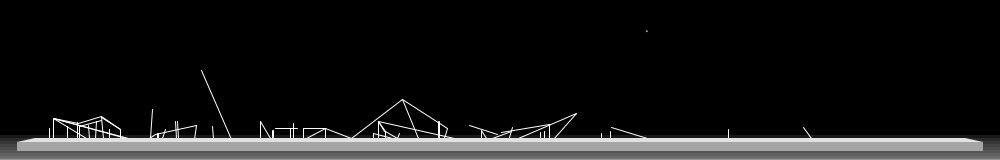
Frame 1 (no input)
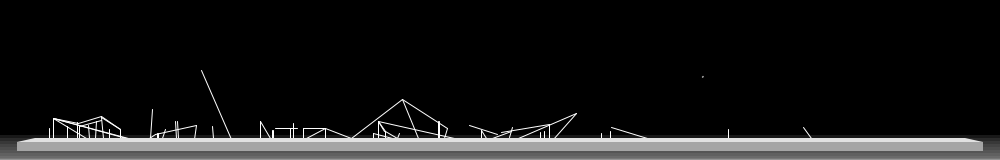
Frame 60 (the mouse pressed at the canvas centre just before this capture)
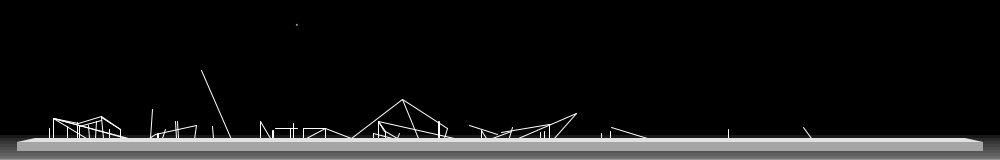
Frame 120 (the mouse held since frame 60 and released just before this capture)

The Processing sketch that drew these frames (run headless with seeded random() and noise(); from frame 60 on, the mouse is pressed at the canvas centre):

// Processing sketch: processing_159730
// ── processing_159730.pde

int a= 60;
int bg=100;
void setup(){
  size(1000,160);
}

void draw(){

  background(0,0,0);
  noStroke();
  smooth();


//2D gradient background
noStroke();
  fill(bg,bg,bg,a);
  quad(0,135,0,160,1000,160,1000,135);

  fill(bg+2,bg+2,bg+2,a);
  quad(0,138,0,160,1000,160,1000,138);

  fill(bg+4,bg+4,bg+4,a);
  quad(0,141,0,160,1000,160,1000,141);

  fill(bg+6,bg+6,bg+6,a);
  quad(0,144,0,160,1000,160,1000,144);

  fill(bg+8,bg+8,bg+8,a);
  quad(0,147,0,160,1000,160,1000,147);

  fill(bg+10,bg+10,bg+10,a);
  quad(0,150,0,160,1000,160,1000,150);

  fill(bg+30,bg+30,bg+30,a);
  quad(0,153,0,160,1000,160,1000,153);

  fill(bg+40,bg+40,bg+40,a);
  quad(0,156,0,160,1000,160,1000,156);

  fill(bg+60,bg+60,bg+60,a);
  quad(0,158,0,160,1000,160,1000,158);

  fill(bg+80,bg+80,bg+80,a);
  quad(0,159,0,160,1000,160,1000,159);
  
  fill(bg+100,bg+100,bg+100,a);
  quad(0,159,0,160,1000,160,1000,159);
  
//  fill(100,a);
//  quad(0,160,0,160,1000,160,1000,160);

noFill();

// 1st group
  stroke(255,255,255);
  strokeWeight(1);
  line(49,128,49,138);
  line(53,118,53,138);
  line(53,118,128,138);
  line(53,118,126,138);
  line(53,118,78,123);
  line(78,123,101,116);
  line(101,116,120,129);
  line(120,129,120,138);
  line(101,117,103,138);
  line(53,118,86,138);
  line(67,126,67,138);
  line(79,126,79,138);
  line(77,122,77,138);
  line(89,138,88,125);
  line(95,138,96,121);
  line(79,126,101,120);
  line(109,129,109,138);
  line(101,117,120,129);

//second group

  line(152,109,150,138);
  line(155,134,149,138);
  line(157,133,157,138);
  line(158,133,158,138);
  line(155,134,196,125);
  line(162,138,165,129);
  line(175,121,176,138);
  line(177,121,178,138);
  line(196,125,194,139);
  line(212,126,213,138);

  line(201,70,231,139);

//3rd group
  line(260,121,260,138);
  line(260,121,270,138);
  line(272,130,272,138);
  line(273,130,273,138);
  line(275,128,297,128);
  line(290,128,290,138);
  line(293,138,293,123);
  line(303,128,303,138);
  line(325,128,325,138);
  line(303,128,325,128);
  line(325,128,306,138);

  line(325,128,351,138);

//4th group
  line(351,138,402,99);
  line(402,99,418,138);
  line(402,99,447,128);
  line(447,128,444,138);
  line(439,121,439,138);
  line(438,121,438,138);
  line(378,121,454,138);
  line(378,121,384,131);
  line(378,121,378,138);
  line(378,121,385,131);
  line(385,131,385,138);
  line(385,131,397,138);
  line(399,133,397,138);
  line(373,133,373,138);
  line(373,133,392,138);

//5th group
  line(469,125,497,134);
  line(481,130,481,138);
  line(481,130,486,138);
  line(492,138,511,131);
  line(512,127,509,137);
  line(501,132,549,124);
  line(518,138,576,113);
  line(576,113,553,139);
  line(540,132,540,138);
  line(544,131,544,138);
  line(549,124,549,138);

//6th group
  line(601,133,601,138);
  line(610,131,610,138);
  line(611,127,647,138);

//7th group
  line(728,129,728,138);

//8th group
  line(803,127,811,138);

noStroke();

//stand on the bottom
fill(165,165,165);
quad(17,142,17,151,983,151,983,142);
fill(225,225,225);
quad(35,138,17,142,983,142,965,138);

//lights from flights
stroke(140,140,140);
strokeWeight(1);
fill(225,225,225);
frameRate(10);
ellipse(random(0,1000),random(0,120),1,1);

}

//matrix displayer
void mouseClicked(){
  println("X : ", mouseX);
  println("Y : ", mouseY);
  println("");
}
